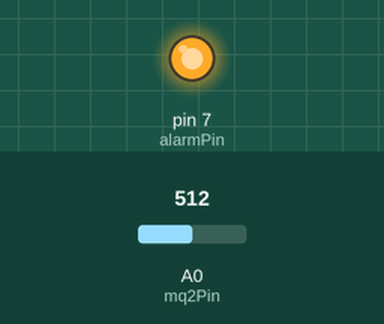
Simulated run of this sketch. Board: Arduino Uno, built with avr-gcc and run on an emulated ATmega328P. Shown: output pins drawn as LEDs (lit = HIGH). The inputs (shaded band) are chosen by the test bench; at power-on: A0 (mq2Pin) = 512.

Above: at 1.3 s.
1.4 s: A0 (mq2Pin) set to 358
2.9 s: A0 (mq2Pin) set to 343
At 3.9 s:
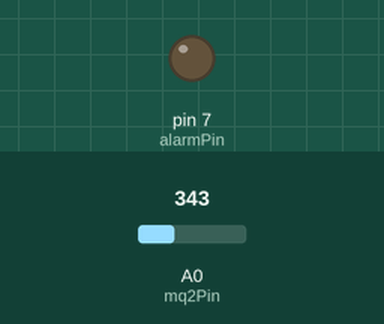
4.5 s: A0 (mq2Pin) set to 360
At 5.1 s:
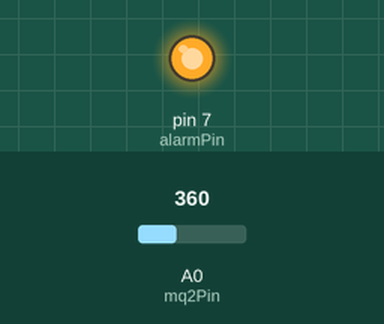
6.0 s: A0 (mq2Pin) set to 340
At 7.4 s:
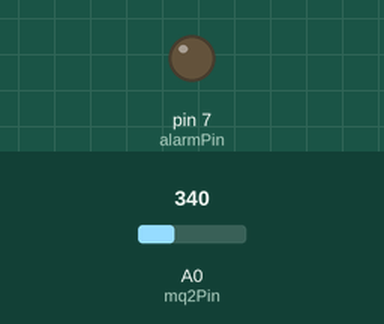
Timing chart, 0 to 8.5 s (numbered marks = the images above; inputs shaded):
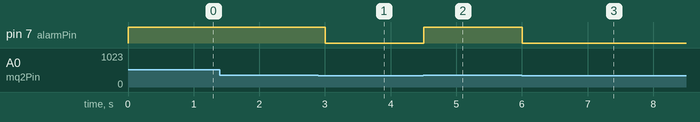

The sketch:

gas_leakage_detector.ino
```cpp
// Arduino MQ-2 Gas Leakage Alarm
const int mq2Pin = A0;
const int alarmPin = 7;

void setup() {
  pinMode(alarmPin, OUTPUT);
  Serial.begin(9600);
}

void loop() {
  int val = analogRead(mq2Pin);
  if (val > 350) digitalWrite(alarmPin, HIGH);
  else digitalWrite(alarmPin, LOW);
  delay(500);
}
```

Measured:
- the behaviour switches between 351 and 350 on A0 (mq2Pin) (found by bisection; images 0 and 1)
- after the input at 1.4 s, every drawn part: stays the same
- after the input at 2.9 s, pin 7 (alarmPin): HIGH → LOW after 0.10 s
- after the input at 4.5 s, pin 7 (alarmPin): LOW → HIGH at once
- after the input at 6.0 s, pin 7 (alarmPin): HIGH → LOW at once
